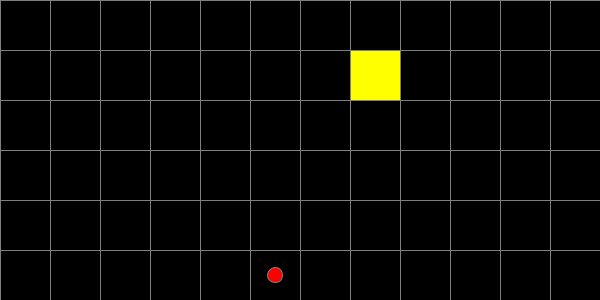
Frame 1 (no input)
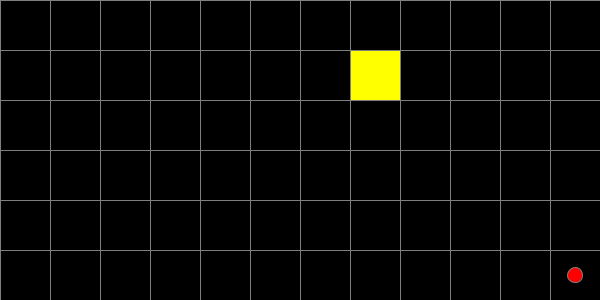
Frame 60 (the mouse pressed at the canvas centre just before this capture)
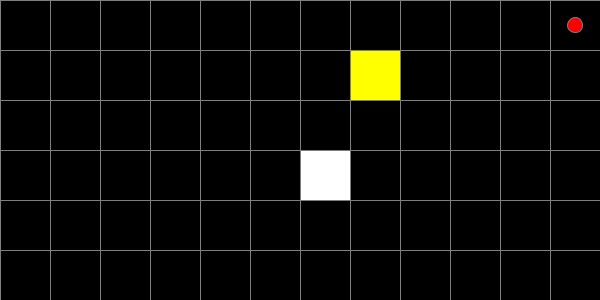
Frame 120 (the mouse held since frame 60 and released just before this capture)

The Processing sketch that drew these frames (run headless with seeded random() and noise(); from frame 60 on, the mouse is pressed at the canvas centre):

// Processing sketch: processing_125811
// ── processing_125811.pde

LED led[][];
int x=5, y=5;
int endX=0, endY=0;
int gridDim = 50;
void setup() {
  size(600, 300);

  led = new LED[width/gridDim][height/gridDim];

  for (int x=0;x<width/gridDim;x++) {
    for (int y=0;y<height/gridDim;y++) {
      led[x][y] = new LED(x*gridDim, y*gridDim);
    }
  }  
  stroke(255/2);
  endX=int(random(width/gridDim));
  endY=int(random(height/gridDim));
}
int tick=0;
float r = 0;

void draw() {
  tick++;
  background(255);
  renderGrid();

  if (tick%10 == 0) {
    moveBot();
    if (x==endX && y == endY) {
      newLevel();
    }
  }

  fill(255, 255, 0);
  rect(endX*gridDim, endY*gridDim, gridDim, gridDim);
  fill(255, 0, 0);
  ellipse(x*gridDim+gridDim/2, y*gridDim+gridDim/2, 15, 15);
}

void renderGrid() {
  led[endX][endY].on=false;
  for (int x=0;x<width/gridDim;x++) {
    for (int y=0;y<height/gridDim;y++) {
      led[x][y].render();
    }
  }
}
void moveBot() {
  boolean move=false;
  if (r>=0 && r<= 20) {//right
    if (x<(width/gridDim)-1 && !led[x+1][y].on) {
      x+=1;
      move=true;
    }
  }
  else if (r>=20 && r<= 40) {//left
    if (x>0 && !led[x-1][y].on) {
      x-=1;
      move=true;
    }
  }
  else if (r>=40 && r<= 60) { //down
    if (y<(height/gridDim)-1 && !led[x][y+1].on) {
      y+=1;
      move=true;
    }
  }
  else if (r>=60 && r<= 80) {//up
    if (y>0 && !led[x][y-1].on) {
      y-=1;
      move=true;
    }
  }

  if (!move) {
    r = random(80);
  }
}

void newLevel() {


  for (int x=0;x<width/gridDim;x++) {
    for (int y=0;y<height/gridDim;y++) {
      led[x][y].on = false;
    }
  }

  endX=int(random(width/gridDim));
  endY=int(random(height/gridDim));

  for (int i = 0;i<((width/gridDim)*(height/gridDim)/10);i++) {
    led[int(random(width/gridDim))][int(random(height/gridDim))].on = true;
  }
}
void mousePressed() {
  int x = int(map(mouseX, 0, width, 0, width/gridDim));
  int y = int(map(mouseY, 0, height, 0, height/gridDim));
  led[x][y].switchState();
}



void keyPressed() {
  for (int x=0;x<width/gridDim;x++) {
    for (int y=0;y<height/gridDim;y++) {
      led[x][y].switchState();
    }
  }
}
class LED {
  float x=0, y=0;
  boolean on=false;
  public LED(float x, float y) {
    this.x=x;
    this.y=y;
  }

  public void render() {
    if (on) {
      fill(255);
    }
    else {
      fill(0);
    }
    rect(x, y, gridDim, gridDim);
  }

  public void switchState() {
    if (on) {
      on=false;
    }
    else {
      on=true;
    }
  }
}
